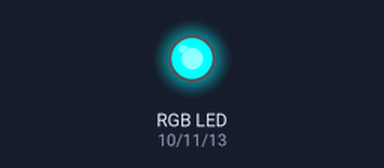
The sketch below on a simulated Arduino Uno, built with avr-gcc and run on an emulated ATmega328P. Parts: an RGB LED mixed from three pins (HIGH = lit).

Above: at 0.05 s.
At 1.75 s:
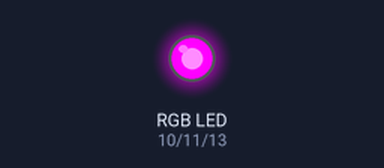
At 3.5 s:
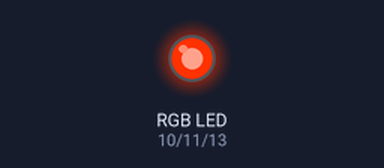
At 4.35 s:
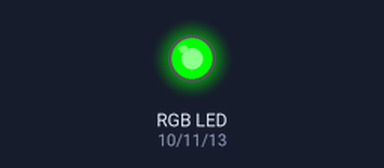
At 5.2 s:
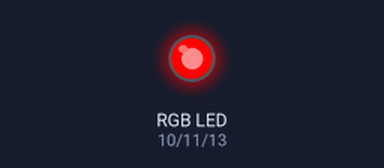
At 6.95 s:
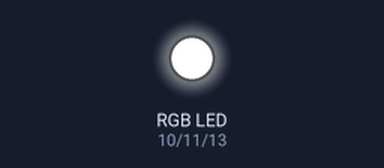
Timing chart, 0 to 9.1 s (numbered marks = the images above):
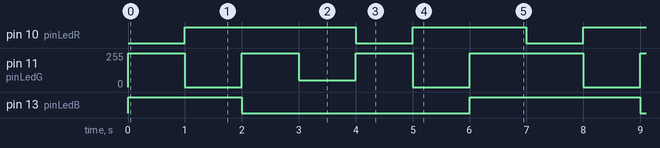

Measured:
- by itself, pin 10 (pinLedR): repeats every 7.0 s: LOW 1.0 s, HIGH 2.0 s, LOW 1.0 s, HIGH 3.0 s
- by itself, pin 11 (pinLedG): repeats every 7.0 s: 0/255 1.0 s, 255/255 1.0 s, 50/255 1.0 s, 255/255 1.0 s, 0/255 1.0 s, 255/255 2.0 s
- by itself, pin 13 (pinLedB): repeats every 7.0 s: LOW 4.0 s, HIGH 3.0 s

The sketch:

led_rgb.ino
```cpp
    int pinLedR = 10; // pin Rojo del LED RGB
    int pinLedG = 11; // pin Verde del LED RGB
    int pinLedB = 13; // pin Azul del LED RGB
    int pausa = 1000;
    void setup()
    {
        pinMode(pinLedR, OUTPUT); // pone el pinLedR como output
        pinMode(pinLedG, OUTPUT); // pone el pinLedV como output
        pinMode(pinLedB, OUTPUT); // pone el pinLedA como output
    }
    void loop()
    {
        //Colores básicos
        color(0, 255, 255); // Rojo
        delay(1000);
        color(255, 0, 255); // Verde
        delay(1000);
        color(255, 255, 0); // Azul
        delay(1000);


        //Colores mezclados
        //color(0, 0, 0); // Blanco
        //delay(1000);
        color(255, 50, 50); // Amarillo
        delay(1000);
        color(0, 255, 0); // Magental
        delay(1000);
        color(255, 0, 0); // Cian
        delay(1000);
        color(255, 255, 255); // Apagado
        delay(1000);

        /*
        //Colores básicos
        color(255, 0, 0); // Rojo
        delay(1000);
        color(255, 0, 0); // Rojo
        delay(1000);
        //color(0, 255, 0); // Verde
        delay(1000);
        //color(0, 0, 255); // Azul
        delay(1000);


        //Colores mezclados
        color(255, 255, 255); // Blanco
        delay(1000);
        color(255, 255, 0); // Amarillo
        delay(1000);
        color(255, 0, 255); // Magental
        delay(1000);
        color(0, 255, 255); // Cian
        delay(1000);
        color(0, 0, 0); // Apagado
        delay(1000);
        */
    }

    // funcion para generar colores
    void color(int rojo, int verde, int azul)
    {

      /*ç
       * ROJO
       * analogWrite(pinLedR, 0);
        analogWrite(pinLedV, 255);
        analogWrite(pinLedA, 255);
       *

        */
        analogWrite(pinLedR, rojo);
        analogWrite(pinLedG, verde);
        analogWrite(pinLedB, azul);
    }
```
